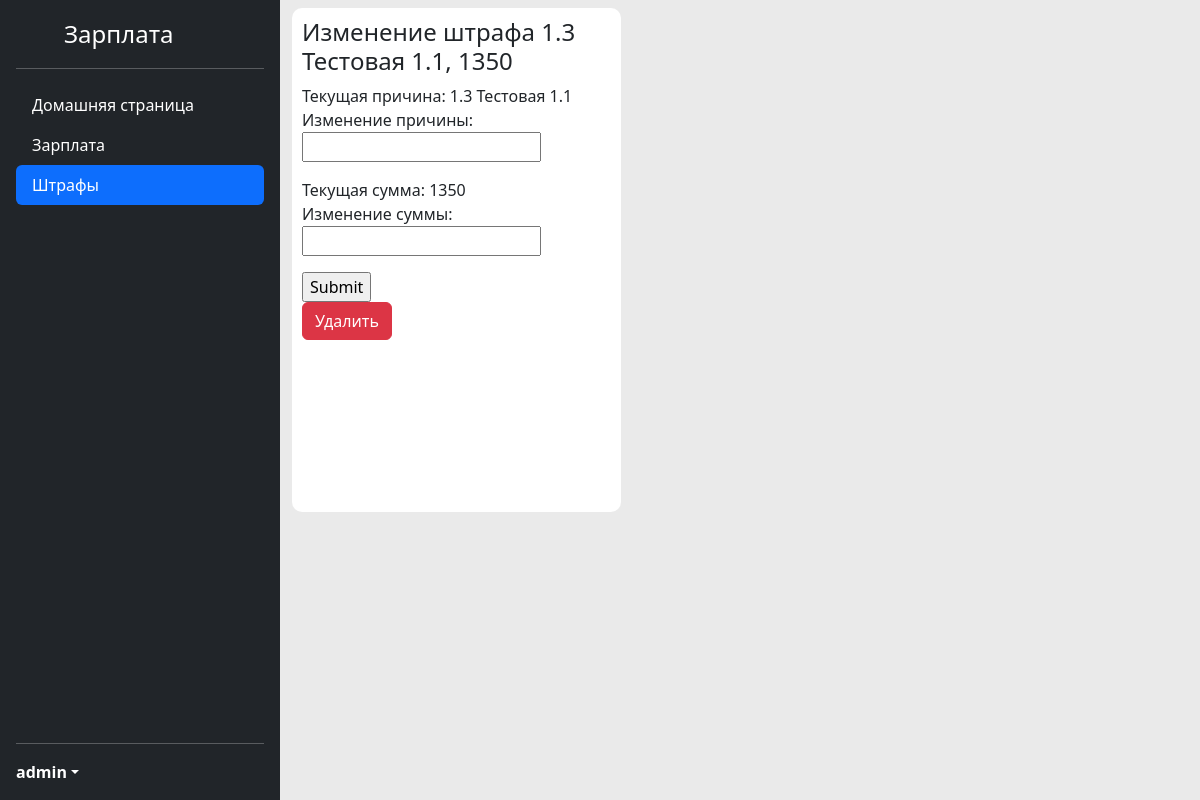
Page /salary/sanction/3/ (signed in) on the committed database.
### main/models.py (models this page shows)
class Sanction(models.Model): # Сетка штрафов а именно какие штрафы есть и какая за них ответственность
    reason = models.CharField(max_length = 200)
    summ = models.IntegerField()
    def __str__(self):
        return f"{self.reason}, {self.summ}"

### main/views.py (the view)
# urls.py: path('sanction/<int:id>/', views.cahnge_sanction),
@login_required
@permission_required('main.change_sanction')
def cahnge_sanction(request, id):
    try:
          sanction = Sanction.objects.get(id=id)
          if request.method == "POST":
               if request.POST.get("reason") != "": sanction.reason = request.POST.get("reason")
               if request.POST.get("summ") != "":sanction.summ = request.POST.get("summ")
               sanction.save()
               return HttpResponseRedirect("/salary/sanction")
          return render(request, "edit_sanction.html", context={"sanction":sanction})
    except Sanction.DoesNotExist:
         return  HttpResponseRedirect("/salary/sanction")

### main/templates/edit_sanction.html (shortened to what this page needs)
{% extends 'content_base.html' %}
{% block link_3 %}active{% endblock link_3 %}
{% block content %}
{% if perms.main.change_sanctions %}
<div class="block_2-60">
    <h4>Изменение штрафа {{ sanction }}</h4>
    <form method="post">
            <p>
                <label>Текущая причина: {{sanction.reason}}</label><br>
                <label>Изменение причины:</label><br>
                <input type="text" name="reason"/>
            </p>
            <p>
                <label>Текущая сумма: {{ sanction.summ }}</label><br>
                <label>Изменение суммы:</label><br>
                <input type="number" name="summ"/>
            </p>
        <input type="submit" value="Submit">
    </form>
    <a href="delete" class="btn btn-danger">Удалить</a>
</div>
{% endif %}
{% endblock content %}

### main/templates/content_base.html (shortened to what this page needs)
<!DOCTYPE html>
<html lang="ru">
  <head>
    {% load django_bootstrap5 %}
    {% bootstrap_css %}
  <head>
<body>
  <main class="d-flex flex-nowrap">
    <div class="d-flex flex-column flex-shrink-0 p-3 text-bg-dark b-indent-vr sticky" style="width: 280px;">
      <a href="#" class="d-flex align-items-center mb-3 mb-md-0 me-md-auto text-white text-decoration-none">
        <svg class="bi pe-none me-2" width="40" height="32"><use xlink:href="#bootstrap"></use></svg>
        <span class="fs-4">Зарплата</span>
      </a>
      <hr>
      <ul class="nav nav-pills flex-column mb-auto">
        <li class="nav-item">
          <a href="/salary" class="nav-link {% block link_1 %}text-white{% endblock link_1 %}" aria-current="page">
            Домашняя страница
          </a>
        </li>
        {% if perms.main.change_salary %}
        <li>
          <a href="/salary" class="nav-link {% block link_2 %}text-white{% endblock link_2 %}" aria-current="page">
            Зарплата
          </a>
        </li>
        {% endif %}
        {% if perms.main.change_sanction %}
        <li>
          <a href="/salary/sanction/" class="nav-link {% block link_3 %}text-white{% endblock link_3 %}" aria-current="page">
            Штрафы
          </a>
        </li>
        {% endif %}
      </ul>
      <hr>
      <div class="dropdown">
        <a href="#" class="d-flex align-items-center text-white text-decoration-none dropdown-toggle" data-bs-toggle="dropdown" aria-expanded="false">
          <strong>{{ user.username }}</strong>
        </a>
      </div>
    </div>
    <div class="">
      {% block content %}
      {% endblock content %}
    </div>
  </main>
</body>
</html>

### rows in the picture
Sanction: reason+summ "1.3 Тестовая 1.1, 1350", reason "1.3 Тестовая 1.1", summ "1350"

### other values in the picture
{{ user.username }} "admin"
